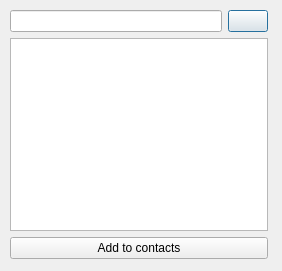
<?xml version="1.0" encoding="UTF-8"?>
<ui version="4.0">
 <class>AddContactDialog</class>
 <widget class="QDialog" name="AddContactDialog">
  <property name="geometry">
   <rect>
    <x>0</x>
    <y>0</y>
    <width>282</width>
    <height>271</height>
   </rect>
  </property>
  <property name="windowTitle">
   <string>Dialog</string>
  </property>
  <widget class="QWidget" name="">
   <property name="geometry">
    <rect>
     <x>10</x>
     <y>10</y>
     <width>258</width>
     <height>249</height>
    </rect>
   </property>
   <layout class="QVBoxLayout" name="verticalLayout">
    <item>
     <layout class="QHBoxLayout" name="horizontalLayout">
      <item>
       <widget class="QLineEdit" name="lineEdit"/>
      </item>
      <item>
       <widget class="QPushButton" name="pushButton_2">
        <property name="text">
         <string/>
        </property>
        <property name="icon">
         <iconset resource="resources/images/images.qrc">
          <normaloff>:/icons/w256h2561380453921Search256x25632.png</normaloff>:/icons/w256h2561380453921Search256x25632.png</iconset>
        </property>
       </widget>
      </item>
     </layout>
    </item>
    <item>
     <widget class="QTableView" name="tableView"/>
    </item>
    <item>
     <widget class="QPushButton" name="pushButton">
      <property name="text">
       <string>Add to contacts</string>
      </property>
      <property name="icon">
       <iconset resource="resources/images/images.qrc">
        <normaloff>:/icons/person_add-512.png</normaloff>:/icons/person_add-512.png</iconset>
      </property>
     </widget>
    </item>
   </layout>
  </widget>
 </widget>
 <resources>
  <include location="resources/images/images.qrc"/>
 </resources>
 <connections/>
</ui>
